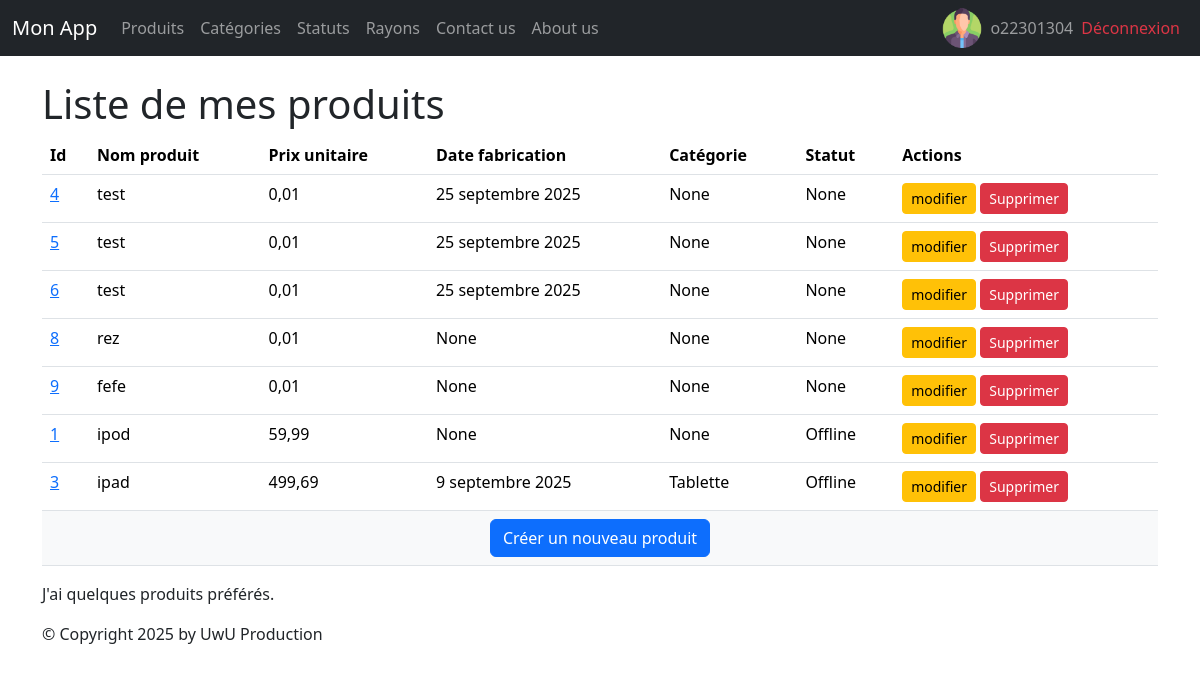
The app's page /monApp/produits/ (signed in) with its own data.
### monApp/models.py (models this page shows, shortened)
class Produit(models.Model):
    refProd = models.AutoField(primary_key=True)
    intituleProd = models.CharField(max_length=200)
    prixUnitaireProd = models.DecimalField(max_digits=10, decimal_places=2)
    dateFabProd = models.DateField(null=True, blank=True)
    categorie = models.ForeignKey(Categorie,
                                  on_delete=models.CASCADE,
                                  related_name="produits",
                                  null=True,
                                  blank=True)
    status = models.ForeignKey(Statut, on_delete=models.CASCADE, related_name="produits_status",null=True, blank=True)

class Statut(models.Model):
    idStatus = models.AutoField(primary_key=True)
    libelleStatus = models.CharField(max_length=100)
    def __str__(self):
        return self.libelleStatus

class Categorie(models.Model):
    idCat = models.AutoField(primary_key=True)
    nomCat = models.CharField(max_length=100)
    def __str__(self):
        return self.nomCat

### monApp/views.py (the view)
# urls.py: path('produits/',views.ProduitListView.as_view(), name="lst_prdts"),
class ProduitListView(ListView):
    model = Produit
    template_name = "monApp/list_produits.html"
    context_object_name = "prdts"
    def get_queryset(self ) :
        return Produit.objects.order_by("prixUnitaireProd")
    def get_context_data(self, **kwargs):
        context = super(ProduitListView, self).get_context_data(**kwargs)
        context['titremenu'] = "Liste de mes produits"
        return context

### monApp/templates/monApp/list_produits.html
{% extends 'monApp/base.html' %}
{% block menu %}
    <h1>{{titremenu}}</h1>
{% endblock %}
{% block contenu %}
    <table class="table">
        <thead>
            <th>Id</th>
            <th>Nom produit</th>
            <th>Prix unitaire</th>
            <th>Date fabrication</th>
            <th>Catégorie</th>
            <th>Statut</th>
            <th>Actions</th>
        </thead>
        <tbody>
        {% for prdt in prdts %}
            <tr>
                <td><a href="{% url 'dtl_prdt' prdt.refProd %}">{{ prdt.refProd }}</a></td>
                <td>{{ prdt.intituleProd }} </td>
                <td>{{ prdt.prixUnitaireProd }} </td>
                <td>{{ prdt.dateFabProd }} </td>
                <td>{{ prdt.categorie }} </td>
                <td>{{ prdt.status }} </td>
                <td>
                    <a href="{% url 'prdt-chng' prdt.refProd %}" class="btn btn-warning btn-sm">modifier</a>
                    <a href="{% url 'dlt-prdt' prdt.refProd %}" class="btn btn-danger btn-sm">Supprimer</a>
                </td>
            </tr>
        {% endfor %}
            <tr>
                <td colspan="8" class="text-center bg-light">
                    <a href="{% url 'crt-prdt' %}" class="btn btn-primary">
                        Créer un nouveau produit
                    </a>
                </td>
            </tr>
        </tbody>
    </table>
    <p>
        J'ai
        {% if prdts|length < 5 %}
        peu de
        {% elif prdts|length < 10 %}
        quelques
        {% else %}
        beaucoup de
        {% endif %}
        produits préférés.
    </p>
{% endblock %}

### monApp/templates/monApp/base.html (shortened to what this page needs)
{% load static %}
<html>
    <head>
        {% block styles %}
            <link rel="stylesheet" href="{% static 'styles.css' %}" />
            {% load django_bootstrap5 %}
            {% bootstrap_css %}
        {% endblock %}
    </head>
    <body>
        {% block nav %}
            <nav class="navbar navbar-expand-md navbar-dark bg-dark mb-4">
    <div class="container-fluid">
        <a class="navbar-brand" href="{% url 'home' %}">Mon App</a>
        <div class="collapse navbar-collapse" id="navbarNav">
            <ul class="navbar-nav me-auto mb-2 mb-md-0">
                <li class="nav-item">
                    <a class="nav-link" href="{% url 'lst_prdts' %}">Produits</a>
                </li>
                <li class="nav-item">
                    <a class="nav-link" href="{% url 'categories' %}">Catégories</a>
                </li>
                <li class="nav-item">
                    <a class="nav-link" href="{% url 'statuts' %}">Statuts</a>
                </li>
                <li class="nav-item">
                    <a class="nav-link" href="{% url 'rayons' %}">Rayons</a>
                </li>
                <li class="nav-item">
                    <a class="nav-link" href="{% url 'contact' %}">Contact us</a>
                </li>
                <li class="nav-item">
                    <a class="nav-link" href="{% url 'about' %}">About us</a>
                </li>
            </ul>
            <ul class="navbar-nav ms-auto mb-2 mb-md-0">
                {% if user.is_authenticated %}
                    <li class="nav-item d-flex align-items-center">
                        <img src="{% static 'img/utilisateur.png' %}" alt="Description" width="40" height="40" class="me-2" />
                        <a class="nav-link p-0">{{ user.username }}</a>
                    </li>
                    <li class="nav-item d-flex align-items-center">
                        <a class="nav-link text-danger" href="{% url 'logout' %}">Déconnexion</a>
                    </li>
                {% endif %}
            </ul>
        </div>
    </div>
</nav>
        {% endblock %}
        <main role="main" class="container top-pushed">
            {% block menu %}
            {% endblock %}
            <div class="jumbotron">
                {% block contenu %}
                {% endblock %}
            </div>
        </main >
        <footer class="footer">
            <div class="container">
                <p>&copy; Copyright {% now "Y" %} by UwU Production</p>
            </div>
        </footer>
    </body>
</html>

### static/styles.css (style rules this page uses)
h1 { color:red }

### records on screen
Produit: refProd "4", intituleProd "test", prixUnitaireProd "0,01", dateFabProd "25 septembre 2025", categorie "None", status "None"
Produit: refProd "5", intituleProd "test", prixUnitaireProd "0,01", dateFabProd "25 septembre 2025", categorie "None", status "None"
Produit: refProd "6", intituleProd "test", prixUnitaireProd "0,01", dateFabProd "25 septembre 2025", categorie "None", status "None"
Produit: refProd "8", intituleProd "rez", prixUnitaireProd "0,01", dateFabProd "None", categorie "None", status "None"
Produit: refProd "9", intituleProd "fefe", prixUnitaireProd "0,01", dateFabProd "None", categorie "None", status "None"
Produit: refProd "1", intituleProd "ipod", prixUnitaireProd "59,99", dateFabProd "None", categorie "None", status "Offline"
Produit: refProd "3", intituleProd "ipad", prixUnitaireProd "499,69", dateFabProd "9 septembre 2025", categorie "Tablette", status "Offline"

### other values on screen
{{ user.username }} "o22301304"
{{ titremenu }} "Liste de mes produits"
